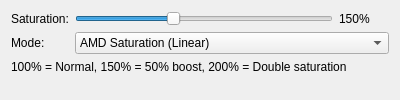
<?xml version="1.0" encoding="UTF-8"?>
<ui version="4.0">
 <class>SaturationEffectConfig</class>
 <widget class="QWidget" name="SaturationEffectConfig">
  <property name="geometry">
   <rect>
    <x>0</x>
    <y>0</y>
    <width>400</width>
    <height>100</height>
   </rect>
  </property>
  <layout class="QFormLayout" name="formLayout">
   <item row="0" column="0">
    <widget class="QLabel" name="label">
     <property name="text">
      <string>Saturation:</string>
     </property>
    </widget>
   </item>
   <item row="0" column="1">
    <layout class="QHBoxLayout" name="horizontalLayout">
     <item>
      <widget class="QSlider" name="kcfg_Saturation">
       <property name="minimum">
        <number>0</number>
       </property>
       <property name="maximum">
        <number>400</number>
       </property>
       <property name="value">
        <number>150</number>
       </property>
       <property name="orientation">
        <enum>Qt::Horizontal</enum>
       </property>
      </widget>
     </item>
     <item>
      <widget class="QLabel" name="saturationLabel">
       <property name="minimumSize">
        <size>
         <width>50</width>
         <height>0</height>
        </size>
       </property>
       <property name="text">
        <string>150%</string>
       </property>
      </widget>
     </item>
    </layout>
   </item>
   <item row="1" column="0">
    <widget class="QLabel" name="modeLabel">
     <property name="text">
      <string>Mode:</string>
     </property>
    </widget>
   </item>
   <item row="1" column="1">
    <widget class="QComboBox" name="kcfg_Mode">
     <item>
      <property name="text">
       <string>AMD Saturation (Linear)</string>
      </property>
     </item>
     <item>
      <property name="text">
       <string>NVIDIA Vibrance (Non-linear)</string>
      </property>
     </item>
    </widget>
   </item>
   <item row="2" column="0" colspan="2">
    <widget class="QLabel" name="helpLabel">
     <property name="text">
      <string>100% = Normal, 150% = 50% boost, 200% = Double saturation</string>
     </property>
     <property name="wordWrap">
      <bool>true</bool>
     </property>
    </widget>
   </item>
  </layout>
 </widget>
 <resources/>
 <connections/>
</ui>
